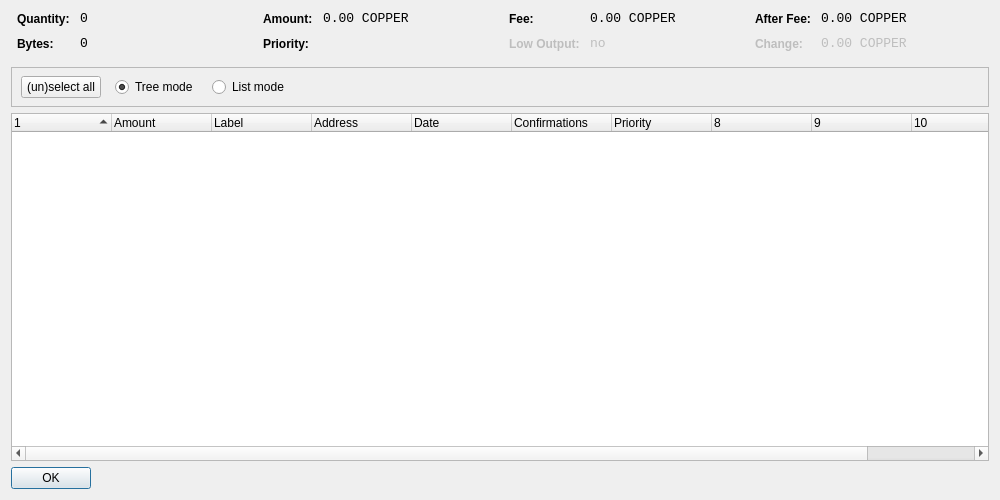
<?xml version="1.0" encoding="UTF-8"?>
<ui version="4.0">
 <class>CoinControlDialog</class>
 <widget class="QDialog" name="CoinControlDialog">
  <property name="geometry">
   <rect>
    <x>0</x>
    <y>0</y>
    <width>1000</width>
    <height>500</height>
   </rect>
  </property>
  <property name="windowTitle">
   <string>Coin Control</string>
  </property>
  <layout class="QVBoxLayout" name="verticalLayout">
   <item>
    <layout class="QHBoxLayout" name="horizontalLayoutTop" stretch="0,0,0,0">
     <property name="topMargin">
      <number>0</number>
     </property>
     <property name="bottomMargin">
      <number>10</number>
     </property>
     <item>
      <layout class="QFormLayout" name="formLayoutCoinControl1">
       <property name="horizontalSpacing">
        <number>10</number>
       </property>
       <property name="verticalSpacing">
        <number>10</number>
       </property>
       <property name="leftMargin">
        <number>6</number>
       </property>
       <property name="rightMargin">
        <number>6</number>
       </property>
       <item row="0" column="0">
        <widget class="QLabel" name="labelCoinControlQuantityText">
         <property name="styleSheet">
          <string notr="true">font-weight:bold;</string>
         </property>
         <property name="text">
          <string>Quantity:</string>
         </property>
        </widget>
       </item>
       <item row="0" column="1">
        <widget class="QLabel" name="labelCoinControlQuantity">
         <property name="font">
          <font>
           <family>Monospace</family>
           <pointsize>10</pointsize>
          </font>
         </property>
         <property name="cursor">
          <cursorShape>IBeamCursor</cursorShape>
         </property>
         <property name="contextMenuPolicy">
          <enum>Qt::ActionsContextMenu</enum>
         </property>
         <property name="text">
          <string notr="true">0</string>
         </property>
         <property name="textInteractionFlags">
          <set>Qt::LinksAccessibleByMouse|Qt::TextSelectableByKeyboard|Qt::TextSelectableByMouse</set>
         </property>
        </widget>
       </item>
       <item row="1" column="0">
        <widget class="QLabel" name="labelCoinControlBytesText">
         <property name="styleSheet">
          <string notr="true">font-weight:bold;</string>
         </property>
         <property name="text">
          <string>Bytes:</string>
         </property>
        </widget>
       </item>
       <item row="1" column="1">
        <widget class="QLabel" name="labelCoinControlBytes">
         <property name="font">
          <font>
           <family>Monospace</family>
           <pointsize>10</pointsize>
          </font>
         </property>
         <property name="cursor">
          <cursorShape>IBeamCursor</cursorShape>
         </property>
         <property name="contextMenuPolicy">
          <enum>Qt::ActionsContextMenu</enum>
         </property>
         <property name="text">
          <string notr="true">0</string>
         </property>
         <property name="textInteractionFlags">
          <set>Qt::LinksAccessibleByMouse|Qt::TextSelectableByKeyboard|Qt::TextSelectableByMouse</set>
         </property>
        </widget>
       </item>
      </layout>
     </item>
     <item>
      <layout class="QFormLayout" name="formLayoutCoinControl2">
       <property name="horizontalSpacing">
        <number>10</number>
       </property>
       <property name="verticalSpacing">
        <number>10</number>
       </property>
       <property name="leftMargin">
        <number>6</number>
       </property>
       <property name="rightMargin">
        <number>6</number>
       </property>
       <item row="0" column="0">
        <widget class="QLabel" name="labelCoinControlAmountText">
         <property name="styleSheet">
          <string notr="true">font-weight:bold;</string>
         </property>
         <property name="text">
          <string>Amount:</string>
         </property>
        </widget>
       </item>
       <item row="0" column="1">
        <widget class="QLabel" name="labelCoinControlAmount">
         <property name="font">
          <font>
           <family>Monospace</family>
           <pointsize>10</pointsize>
          </font>
         </property>
         <property name="cursor">
          <cursorShape>IBeamCursor</cursorShape>
         </property>
         <property name="contextMenuPolicy">
          <enum>Qt::ActionsContextMenu</enum>
         </property>
         <property name="text">
          <string notr="true">0.00 COPPER</string>
         </property>
         <property name="textInteractionFlags">
          <set>Qt::LinksAccessibleByMouse|Qt::TextSelectableByKeyboard|Qt::TextSelectableByMouse</set>
         </property>
        </widget>
       </item>
       <item row="1" column="0">
        <widget class="QLabel" name="labelCoinControlPriorityText">
         <property name="styleSheet">
          <string notr="true">font-weight:bold;</string>
         </property>
         <property name="text">
          <string>Priority:</string>
         </property>
        </widget>
       </item>
       <item row="1" column="1">
        <widget class="QLabel" name="labelCoinControlPriority">
         <property name="font">
          <font>
           <family>Monospace</family>
           <pointsize>10</pointsize>
          </font>
         </property>
         <property name="cursor">
          <cursorShape>IBeamCursor</cursorShape>
         </property>
         <property name="contextMenuPolicy">
          <enum>Qt::ActionsContextMenu</enum>
         </property>
         <property name="text">
          <string/>
         </property>
         <property name="textInteractionFlags">
          <set>Qt::LinksAccessibleByMouse|Qt::TextSelectableByKeyboard|Qt::TextSelectableByMouse</set>
         </property>
        </widget>
       </item>
      </layout>
     </item>
     <item>
      <layout class="QFormLayout" name="formLayoutCoinControl3">
       <property name="horizontalSpacing">
        <number>10</number>
       </property>
       <property name="verticalSpacing">
        <number>10</number>
       </property>
       <property name="leftMargin">
        <number>6</number>
       </property>
       <property name="rightMargin">
        <number>6</number>
       </property>
       <item row="0" column="0">
        <widget class="QLabel" name="labelCoinControlFeeText">
         <property name="styleSheet">
          <string notr="true">font-weight:bold;</string>
         </property>
         <property name="text">
          <string>Fee:</string>
         </property>
        </widget>
       </item>
       <item row="0" column="1">
        <widget class="QLabel" name="labelCoinControlFee">
         <property name="font">
          <font>
           <family>Monospace</family>
           <pointsize>10</pointsize>
          </font>
         </property>
         <property name="cursor">
          <cursorShape>IBeamCursor</cursorShape>
         </property>
         <property name="contextMenuPolicy">
          <enum>Qt::ActionsContextMenu</enum>
         </property>
         <property name="text">
          <string notr="true">0.00 COPPER</string>
         </property>
         <property name="textInteractionFlags">
          <set>Qt::LinksAccessibleByMouse|Qt::TextSelectableByKeyboard|Qt::TextSelectableByMouse</set>
         </property>
        </widget>
       </item>
       <item row="1" column="0">
        <widget class="QLabel" name="labelCoinControlLowOutputText">
         <property name="enabled">
          <bool>false</bool>
         </property>
         <property name="styleSheet">
          <string notr="true">font-weight:bold;</string>
         </property>
         <property name="text">
          <string>Low Output:</string>
         </property>
        </widget>
       </item>
       <item row="1" column="1">
        <widget class="QLabel" name="labelCoinControlLowOutput">
         <property name="enabled">
          <bool>false</bool>
         </property>
         <property name="font">
          <font>
           <family>Monospace</family>
           <pointsize>10</pointsize>
          </font>
         </property>
         <property name="cursor">
          <cursorShape>IBeamCursor</cursorShape>
         </property>
         <property name="contextMenuPolicy">
          <enum>Qt::ActionsContextMenu</enum>
         </property>
         <property name="text">
          <string notr="true">no</string>
         </property>
         <property name="textInteractionFlags">
          <set>Qt::LinksAccessibleByMouse|Qt::TextSelectableByKeyboard|Qt::TextSelectableByMouse</set>
         </property>
        </widget>
       </item>
      </layout>
     </item>
     <item>
      <layout class="QFormLayout" name="formLayoutCoinControl4">
       <property name="horizontalSpacing">
        <number>10</number>
       </property>
       <property name="verticalSpacing">
        <number>10</number>
       </property>
       <property name="leftMargin">
        <number>6</number>
       </property>
       <property name="rightMargin">
        <number>6</number>
       </property>
       <item row="0" column="0">
        <widget class="QLabel" name="labelCoinControlAfterFeeText">
         <property name="styleSheet">
          <string notr="true">font-weight:bold;</string>
         </property>
         <property name="text">
          <string>After Fee:</string>
         </property>
        </widget>
       </item>
       <item row="0" column="1">
        <widget class="QLabel" name="labelCoinControlAfterFee">
         <property name="font">
          <font>
           <family>Monospace</family>
           <pointsize>10</pointsize>
          </font>
         </property>
         <property name="cursor">
          <cursorShape>IBeamCursor</cursorShape>
         </property>
         <property name="contextMenuPolicy">
          <enum>Qt::ActionsContextMenu</enum>
         </property>
         <property name="text">
          <string notr="true">0.00 COPPER</string>
         </property>
         <property name="textInteractionFlags">
          <set>Qt::LinksAccessibleByMouse|Qt::TextSelectableByKeyboard|Qt::TextSelectableByMouse</set>
         </property>
        </widget>
       </item>
       <item row="1" column="0">
        <widget class="QLabel" name="labelCoinControlChangeText">
         <property name="enabled">
          <bool>false</bool>
         </property>
         <property name="styleSheet">
          <string notr="true">font-weight:bold;</string>
         </property>
         <property name="text">
          <string>Change:</string>
         </property>
        </widget>
       </item>
       <item row="1" column="1">
        <widget class="QLabel" name="labelCoinControlChange">
         <property name="enabled">
          <bool>false</bool>
         </property>
         <property name="font">
          <font>
           <family>Monospace</family>
           <pointsize>10</pointsize>
          </font>
         </property>
         <property name="cursor">
          <cursorShape>IBeamCursor</cursorShape>
         </property>
         <property name="contextMenuPolicy">
          <enum>Qt::ActionsContextMenu</enum>
         </property>
         <property name="text">
          <string notr="true">0.00 COPPER</string>
         </property>
         <property name="textInteractionFlags">
          <set>Qt::LinksAccessibleByMouse|Qt::TextSelectableByKeyboard|Qt::TextSelectableByMouse</set>
         </property>
        </widget>
       </item>
      </layout>
     </item>
    </layout>
   </item>
   <item>
    <widget class="QFrame" name="frame">
     <property name="minimumSize">
      <size>
       <width>0</width>
       <height>40</height>
      </size>
     </property>
     <property name="frameShape">
      <enum>QFrame::StyledPanel</enum>
     </property>
     <property name="frameShadow">
      <enum>QFrame::Sunken</enum>
     </property>
     <widget class="QWidget" name="horizontalLayoutWidget">
      <property name="geometry">
       <rect>
        <x>10</x>
        <y>0</y>
        <width>781</width>
        <height>41</height>
       </rect>
      </property>
      <layout class="QHBoxLayout" name="horizontalLayoutPanel" stretch="0,0,0,0,0">
       <property name="spacing">
        <number>14</number>
       </property>
       <item>
        <widget class="QPushButton" name="pushButtonSelectAll">
         <property name="sizePolicy">
          <sizepolicy hsizetype="Maximum" vsizetype="Fixed">
           <horstretch>0</horstretch>
           <verstretch>0</verstretch>
          </sizepolicy>
         </property>
         <property name="text">
          <string>(un)select all</string>
         </property>
        </widget>
       </item>
       <item>
        <widget class="QRadioButton" name="radioTreeMode">
         <property name="sizePolicy">
          <sizepolicy hsizetype="Maximum" vsizetype="Fixed">
           <horstretch>0</horstretch>
           <verstretch>0</verstretch>
          </sizepolicy>
         </property>
         <property name="text">
          <string>Tree mode</string>
         </property>
         <property name="checked">
          <bool>true</bool>
         </property>
        </widget>
       </item>
       <item>
        <widget class="QRadioButton" name="radioListMode">
         <property name="sizePolicy">
          <sizepolicy hsizetype="Maximum" vsizetype="Fixed">
           <horstretch>0</horstretch>
           <verstretch>0</verstretch>
          </sizepolicy>
         </property>
         <property name="text">
          <string>List mode</string>
         </property>
        </widget>
       </item>
       <item>
        <spacer name="horizontalSpacer">
         <property name="orientation">
          <enum>Qt::Horizontal</enum>
         </property>
         <property name="sizeHint" stdset="0">
          <size>
           <width>40</width>
           <height>20</height>
          </size>
         </property>
        </spacer>
       </item>
      </layout>
     </widget>
    </widget>
   </item>
   <item>
    <widget class="CoinControlTreeWidget" name="treeWidget">
     <property name="contextMenuPolicy">
      <enum>Qt::CustomContextMenu</enum>
     </property>
     <property name="sortingEnabled">
      <bool>false</bool>
     </property>
     <property name="columnCount">
      <number>11</number>
     </property>
     <attribute name="headerShowSortIndicator" stdset="0">
      <bool>true</bool>
     </attribute>
     <attribute name="headerStretchLastSection">
      <bool>false</bool>
     </attribute>
     <column>
      <property name="text">
       <string/>
      </property>
     </column>
     <column>
      <property name="text">
       <string>Amount</string>
      </property>
     </column>
     <column>
      <property name="text">
       <string>Label</string>
      </property>
     </column>
     <column>
      <property name="text">
       <string>Address</string>
      </property>
     </column>
     <column>
      <property name="text">
       <string>Date</string>
      </property>
     </column>
     <column>
      <property name="text">
       <string>Confirmations</string>
      </property>
      <property name="toolTip">
       <string>Confirmed</string>
      </property>
     </column>
     <column>
      <property name="text">
       <string>Priority</string>
      </property>
     </column>
     <column>
      <property name="text">
       <string/>
      </property>
     </column>
     <column>
      <property name="text">
       <string/>
      </property>
     </column>
     <column>
      <property name="text">
       <string/>
      </property>
     </column>
     <column>
      <property name="text">
       <string/>
      </property>
     </column>
    </widget>
   </item>
   <item>
    <widget class="QDialogButtonBox" name="buttonBox">
     <property name="sizePolicy">
      <sizepolicy hsizetype="Maximum" vsizetype="Fixed">
       <horstretch>0</horstretch>
       <verstretch>0</verstretch>
      </sizepolicy>
     </property>
     <property name="orientation">
      <enum>Qt::Horizontal</enum>
     </property>
     <property name="standardButtons">
      <set>QDialogButtonBox::Ok</set>
     </property>
    </widget>
   </item>
  </layout>
 </widget>
 <customwidgets>
  <customwidget>
   <class>CoinControlTreeWidget</class>
   <extends>QTreeWidget</extends>
   <header>coincontroltreewidget.h</header>
  </customwidget>
 </customwidgets>
 <resources/>
 <connections/>
</ui>
